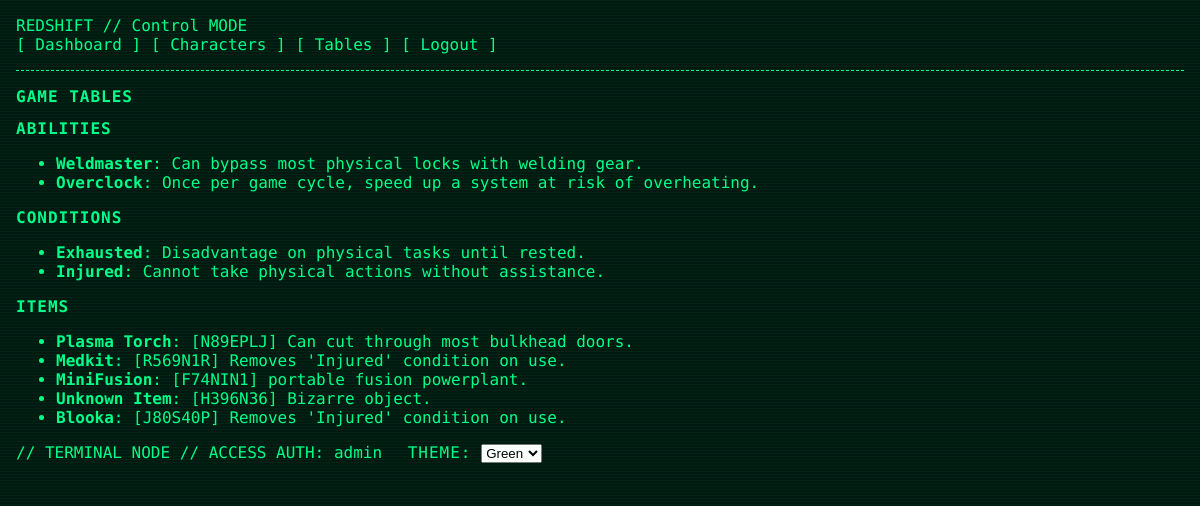
Screenshot of /control/data (signed in) with the database file from the repository.
### app/models.py (models this page shows)
class User(UserMixin, db.Model):
    id = db.Column(db.Integer, primary_key=True)
    username = db.Column(db.String(64), unique=True, nullable=False)
    email = db.Column(db.String(120), unique=True, nullable=False)
    password = db.Column(db.String(128), nullable=False)
    is_verified = db.Column(db.Boolean, default=False)
    role = db.Column(db.String(20), default='Player')  # 'Player' or 'Control'
    theme = db.Column(db.String(32), default='theme-green')
    character = db.relationship("Character", backref="user", uselist=False)

class Ability(db.Model):
    id = db.Column(db.Integer, primary_key=True)
    name = db.Column(db.String(100), unique=True, nullable=False)
    description = db.Column(db.Text)

class Condition(db.Model):
    id = db.Column(db.Integer, primary_key=True)
    name = db.Column(db.String(100), unique=True, nullable=False)
    effect = db.Column(db.Text)

class Item(db.Model):
    id = db.Column(db.Integer, primary_key=True)
    name = db.Column(db.String(100), unique=True, nullable=False)
    description = db.Column(db.Text)
    code = db.Column(db.String(10), unique=True, nullable=False)

### app/routes.py (the view)
@main_bp.route('/control/data')
@login_required
def control_data():
    if current_user.role != 'Control':
        abort(403)
    abilities = Ability.query.all()
    conditions = Condition.query.all()
    items = Item.query.all()
    return render_template('control_data.html', abilities=abilities, conditions=conditions, items=items)

### app/models.py (called while the page is built)
@login_manager.user_loader
def load_user(user_id):
    return User.query.get(int(user_id))

### app/templates/control_data.html
{% extends "base.html" %}
{% block content %}
<h1>Game Tables</h1>
<h2>Abilities</h2>
<ul>
  {% for a in abilities %}
    <li><strong>{{ a.name }}</strong>: {{ a.description }}</li>
  {% endfor %}
</ul>
<h2>Conditions</h2>
<ul>
  {% for c in conditions %}
    <li><strong>{{ c.name }}</strong>: {{ c.effect }}</li>
  {% endfor %}
</ul>
<h2>Items</h2>
<ul>
  {% for i in items %}
    <li><strong>{{ i.name }}</strong>: [{{ i.code }}] {{ i.description }}</li>
  {% endfor %}
</ul>
{% endblock %}

### app/templates/base.html (shortened to what this page needs)
<!DOCTYPE html>
<html lang="en">
<head>
  <link rel="stylesheet" href="{{ url_for('static', filename='css/retro.css') }}">
</head>
<body class="{{ current_user.theme if current_user.is_authenticated else 'theme-green' }}">
<div class="crt>"
    <div class="nav-bar {% if current_user.role == 'Control' %}control-nav{% else %}player-nav{% endif %}">
        REDSHIFT // {{ current_user.role if current_user.is_authenticated else "GUEST" }} MODE<BR/>
        {% if current_user.is_authenticated %}
          <a href="{{ url_for('main.dashboard') }}">Dashboard</a>
          {% if current_user.role == 'Control' %}
            <a href="{{ url_for('main.dashboard') }}">Characters</a>
            <a href="{{ url_for('main.control_data') }}">Tables</a>
          {% endif %}
          <a href="{{ url_for('auth.logout') }}">Logout</a>
        {% else %}
          <a href="{{ url_for('auth.login') }}">Login</a>
          <a href="{{ url_for('auth.register') }}">Register</a>
        {% endif %}
      </div>
      <hr>
  {% block content %}{% endblock %}
  // TERMINAL NODE // ACCESS AUTH: {{ current_user.username }}
  <form action="{{ url_for('main.set_theme') }}" method="POST" class="errata">
    <label for="themeSelect">Theme:</label>
    <select id="themeSelect" name="theme" onchange="this.form.submit()">
      <option value="theme-green" {% if current_user.theme == 'theme-green' %}selected{% endif %}>Green</option>
    </select>
  </form>
</body>
</html>

### app/static/css/retro.css (style rules this page uses)
:root { --color-bg: #001a11; }
.theme-green { --color-fg: #00ff88; --color-accent: #00ffaa; --color-border: #00cc88; --color-muted: #004422; }
body { background-color: var(--color-bg); color: var(--color-fg); font-family: 'Share Tech Mono', monospace; margin: 0; padding: 1rem; animation: flickerAnim 3.6s infinite alternate; }
a, h1, h2, h3, p, label, input, textarea, button, .nav-bar, .panel { animation: flickerAnim 3.6s infinite alternate; }
a { text-decoration: none; color: var(--color-fg) }
a:before { content: " [ "; color: var(--color-fg) }
a:after { content: " ] "; color: var(--color-fg) }
form, .panel, .container { border: 2px solid var(--color-fg); padding: 1rem; margin: 1rem auto; max-width: 800px; background-color: var(--color-bg); box-shadow: 0 0 10px var(--color-fg); width: 100%; box-sizing: border-box; }
form.errata { border: 0; display:inline; box-shadow: none; }
h1, h2, h3, label { text-transform: uppercase; letter-spacing: 1px; font-size: 1rem; }
hr { border: none; border-top: 1px dashed var(--color-fg); margin: 1rem 0; }
body::before { content: ""; position: fixed; top: 0; left: 0; width: 100%; height: 100%; pointer-events: none; background: repeating-linear-gradient( to bottom, rgba(0, 255, 136, 0.05) 0px, rgba(0, 255, 136, 0.05) 1px, transparent 1px, transparent 3px ); z-index: 9999; animation: roll 60s linear infinite; }

### rows the page displays
User: role "Control", username "admin", theme "Green"
Ability: name "Weldmaster", description "Can bypass most physical locks with welding gear."
Ability: name "Overclock", description "Once per game cycle, speed up a system at risk of overheating."
Condition: name "Exhausted", effect "Disadvantage on physical tasks until rested."
Condition: name "Injured", effect "Cannot take physical actions without assistance."
Item: name "Plasma Torch", code "N89EPLJ", description "Can cut through most bulkhead doors."
Item: name "Medkit", code "R569N1R", description "Removes 'Injured' condition on use."
Item: name "MiniFusion", code "F74NIN1", description "portable fusion powerplant."
Item: name "Unknown Item", code "H396N36", description "Bizarre object."
Item: name "Blooka", code "J80S40P", description "Removes 'Injured' condition on use."
